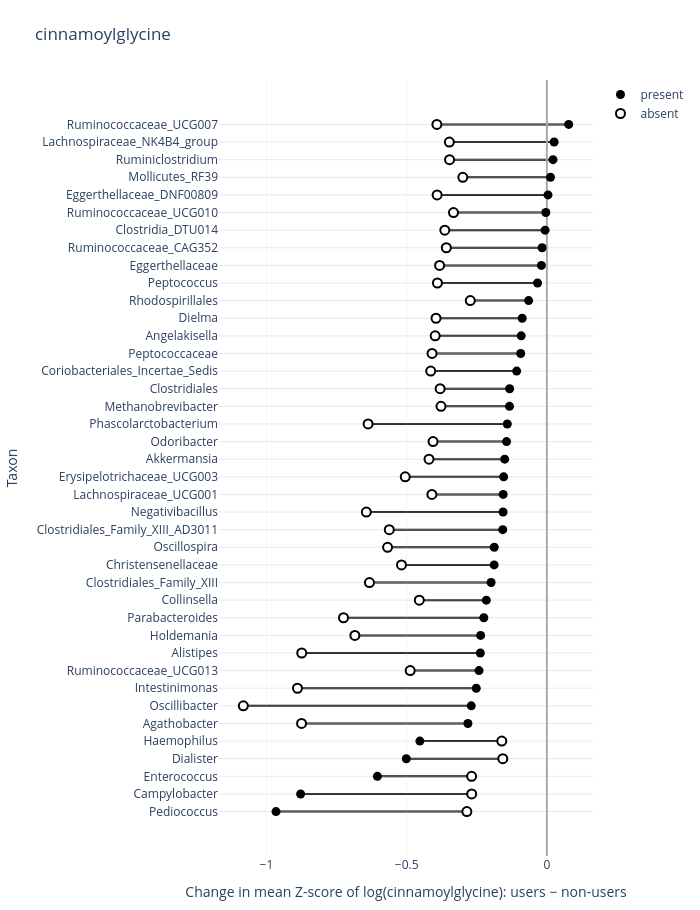
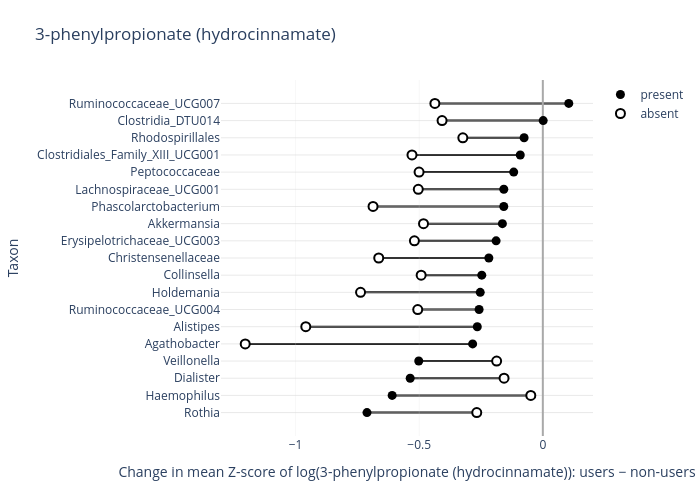
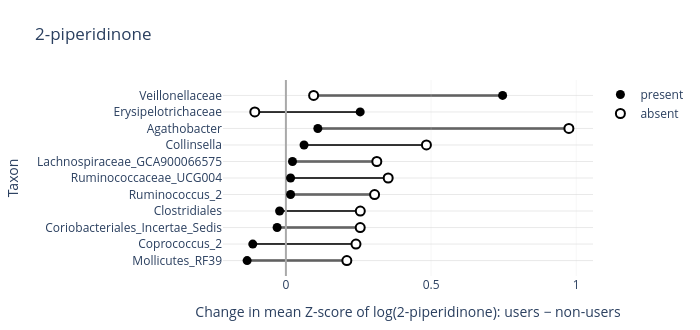
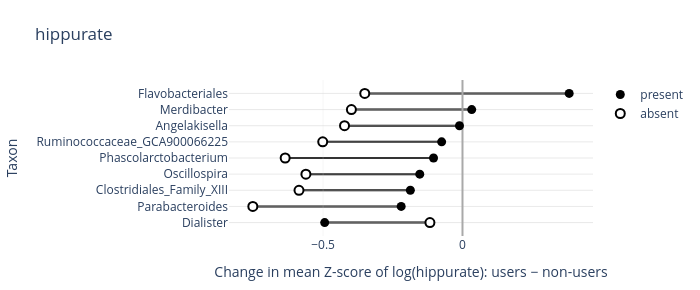

The notebook cell these images were saved under, in order:
### Markdown cell above
### Barbell plots

### Code cell
for microbe in microbes_barbell:
    fig = make_barbell_plot(microbe, metabolites_microbes_pa_df, sig_interactions_pa)

### Figure 1 — Plotly figure (JSON) as saved in the notebook; plotly's stock layout.template omitted (floating-point values rounded to 4 significant figures)
{"data": [{"marker": {"color": "black", "size": 9}, "mode": "markers", "name": "present", "type": "scatter", "x": [-0.966, -0.8782, -0.6044, -0.5013, -0.4529, -0.1334, -0.1328, -0.08812, -0.06503, -0.216, -0.1504, 0.01282, 0.02181, -0.1438, -0.09327, 0.02594, -0.1077, -0.09155, -0.03331, -0.1558, -0.003806, -0.0171, -0.2363, -0.1541, -0.1881, -0.006389, 0.003971, 0.07771, -0.1877, -0.1574, -0.1989, -0.2249, -0.1562, -0.01948, -0.1411, -0.2373, -0.2519, -0.2421, -0.2816, -0.2697], "y": ["Pediococcus", "Campylobacter", "Enterococcus", "Dialister", "Haemophilus", "Methanobrevibacter", "Clostridiales", "Dielma", "Rhodospirillales", "Collinsella", "Akkermansia", "Mollicutes_RF39", "Ruminiclostridium", "Odoribacter", "Peptococcaceae", "Lachnospiraceae_NK4B4_group", "Coriobacteriales_Incertae_Sedis", "Angelakisella", "Peptococcus", "Lachnospiraceae_UCG001", "Ruminococcaceae_UCG010", "Ruminococcaceae_CAG352", "Holdemania", "Erysipelotrichaceae_UCG003", "Christensenellaceae", "Clostridia_DTU014", "Eggerthellaceae_DNF00809", "Ruminococcaceae_UCG007", "Oscillospira", "Clostridiales_Family_XIII_AD3011", "Clostridiales_Family_XIII", "Parabacteroides", "Negativibacillus", "Eggerthellaceae", "Phascolarctobacterium", "Alistipes", "Intestinimonas", "Ruminococcaceae_UCG013", "Agathobacter", "Oscillibacter"]}, {"marker": {"color": "white", "line": {"color": "black", "width": 2}, "size": 9}, "mode": "markers", "name": "absent", "type": "scatter", "x": [-0.2854, -0.2681, -0.2685, -0.1572, -0.1608, -0.3777, -0.3807, -0.3953, -0.2731, -0.4549, -0.4204, -0.2998, -0.3471, -0.406, -0.4095, -0.3478, -0.4143, -0.3984, -0.3903, -0.4101, -0.3331, -0.3586, -0.6847, -0.5051, -0.5185, -0.364, -0.3914, -0.3922, -0.5681, -0.562, -0.6328, -0.7253, -0.6439, -0.3826, -0.6376, -0.8742, -0.8894, -0.4875, -0.8748, -1.083], "y": ["Pediococcus", "Campylobacter", "Enterococcus", "Dialister", "Haemophilus", "Methanobrevibacter", "Clostridiales", "Dielma", "Rhodospirillales", "Collinsella", "Akkermansia", "Mollicutes_RF39", "Ruminiclostridium", "Odoribacter", "Peptococcaceae", "Lachnospiraceae_NK4B4_group", "Coriobacteriales_Incertae_Sedis", "Angelakisella", "Peptococcus", "Lachnospiraceae_UCG001", "Ruminococcaceae_UCG010", "Ruminococcaceae_CAG352", "Holdemania", "Erysipelotrichaceae_UCG003", "Christensenellaceae", "Clostridia_DTU014", "Eggerthellaceae_DNF00809", "Ruminococcaceae_UCG007", "Oscillospira", "Clostridiales_Family_XIII_AD3011", "Clostridiales_Family_XIII", "Parabacteroides", "Negativibacillus", "Eggerthellaceae", "Phascolarctobacterium", "Alistipes", "Intestinimonas", "Ruminococcaceae_UCG013", "Agathobacter", "Oscillibacter"]}], "layout": {"height": 910, "margin": {"b": 40, "l": 80, "r": 40, "t": 80}, "plot_bgcolor": "white", "shapes": [{"layer": "below", "line": {"color": "black", "width": 2}, "type": "line", "x0": -0.966, "x1": -0.2854, "y0": "Pediococcus", "y1": "Pediococcus"}, {"layer": "below", "line": {"color": "black", "width": 2}, "type": "line", "x0": -0.8782, "x1": -0.2681, "y0": "Campylobacter", "y1": "Campylobacter"}, {"layer": "below", "line": {"color": "black", "width": 2}, "type": "line", "x0": -0.6044, "x1": -0.2685, "y0": "Enterococcus", "y1": "Enterococcus"}, {"layer": "below", "line": {"color": "black", "width": 2}, "type": "line", "x0": -0.5013, "x1": -0.1572, "y0": "Dialister", "y1": "Dialister"}, {"layer": "below", "line": {"color": "black", "width": 2}, "type": "line", "x0": -0.4529, "x1": -0.1608, "y0": "Haemophilus", "y1": "Haemophilus"}, {"layer": "below", "line": {"color": "black", "width": 2}, "type": "line", "x0": -0.1334, "x1": -0.3777, "y0": "Methanobrevibacter", "y1": "Methanobrevibacter"}, {"layer": "below", "line": {"color": "black", "width": 2}, "type": "line", "x0": -0.1328, "x1": -0.3807, "y0": "Clostridiales", "y1": "Clostridiales"}, {"layer": "below", "line": {"color": "black", "width": 2}, "type": "line", "x0": -0.08812, "x1": -0.3953, "y0": "Dielma", "y1": "Dielma"}, {"layer": "below", "line": {"color": "black", "width": 2}, "type": "line", "x0": -0.06503, "x1": -0.2731, "y0": "Rhodospirillales", "y1": "Rhodospirillales"}, {"layer": "below", "line": {"color": "black", "width": 2}, "type": "line", "x0": -0.216, "x1": -0.4549, "y0": "Collinsella", "y1": "Collinsella"}, {"layer": "below", "line": {"color": "black", "width": 2}, "type": "line", "x0": -0.1504, "x1": -0.4204, "y0": "Akkermansia", "y1": "Akkermansia"}, {"layer": "below", "line": {"color": "black", "width": 2}, "type": "line", "x0": 0.01282, "x1": -0.2998, "y0": "Mollicutes_RF39", "y1": "Mollicutes_RF39"}, {"layer": "below", "line": {"color": "black", "width": 2}, "type": "line", "x0": 0.02181, "x1": -0.3471, "y0": "Ruminiclostridium", "y1": "Ruminiclostridium"}, {"layer": "below", "line": {"color": "black", "width": 2}, "type": "line", "x0": -0.1438, "x1": -0.406, "y0": "Odoribacter", "y1": "Odoribacter"}, {"layer": "below", "line": {"color": "black", "width": 2}, "type": "line", "x0": -0.09327, "x1": -0.4095, "y0": "Peptococcaceae", "y1": "Peptococcaceae"}, {"layer": "below", "line": {"color": "black", "width": 2}, "type": "line", "x0": 0.02594, "x1": -0.3478, "y0": "Lachnospiraceae_NK4B4_group", "y1": "Lachnospiraceae_NK4B4_group"}, {"layer": "below", "line": {"color": "black", "width": 2}, "type": "line", "x0": -0.1077, "x1": -0.4143, "y0": "Coriobacteriales_Incertae_Sedis", "y1": "Coriobacteriales_Incertae_Sedis"}, {"layer": "below", "line": {"color": "black", "width": 2}, "type": "line", "x0": -0.09155, "x1": -0.3984, "y0": "Angelakisella", "y1": "Angelakisella"}, {"layer": "below", "line": {"color": "black", "width": 2}, "type": "line", "x0": -0.03331, "x1": -0.3903, "y0": "Peptococcus", "y1": "Peptococcus"}, {"layer": "below", "line": {"color": "black", "width": 2}, "type": "line", "x0": -0.1558, "x1": -0.4101, "y0": "Lachnospiraceae_UCG001", "y1": "Lachnospiraceae_UCG001"}, {"layer": "below", "line": {"color": "black", "width": 2}, "type": "line", "x0": -0.003806, "x1": -0.3331, "y0": "Ruminococcaceae_UCG010", "y1": "Ruminococcaceae_UCG010"}, {"layer": "below", "line": {"color": "black", "width": 2}, "type": "line", "x0": -0.0171, "x1": -0.3586, "y0": "Ruminococcaceae_CAG352", "y1": "Ruminococcaceae_CAG352"}, {"layer": "below", "line": {"color": "black", "width": 2}, "type": "line", "x0": -0.2363, "x1": -0.6847, "y0": "Holdemania", "y1": "Holdemania"}, {"layer": "below", "line": {"color": "black", "width": 2}, "type": "line", "x0": -0.1541, "x1": -0.5051, "y0": "Erysipelotrichaceae_UCG003", "y1": "Erysipelotrichaceae_UCG003"}, {"layer": "below", "line": {"color": "black", "width": 2}, "type": "line", "x0": -0.1881, "x1": -0.5185, "y0": "Christensenellaceae", "y1": "Christensenellaceae"}, {"layer": "below", "line": {"color": "black", "width": 2}, "type": "line", "x0": -0.006389, "x1": -0.364, "y0": "Clostridia_DTU014", "y1": "Clostridia_DTU014"}, {"layer": "below", "line": {"color": "black", "width": 2}, "type": "line", "x0": 0.003971, "x1": -0.3914, "y0": "Eggerthellaceae_DNF00809", "y1": "Eggerthellaceae_DNF00809"}, {"layer": "below", "line": {"color": "black", "width": 2}, "type": "line", "x0": 0.07771, "x1": -0.3922, "y0": "Ruminococcaceae_UCG007", "y1": "Ruminococcaceae_UCG007"}, {"layer": "below", "line": {"color": "black", "width": 2}, "type": "line", "x0": -0.1877, "x1": -0.5681, "y0": "Oscillospira", "y1": "Oscillospira"}, {"layer": "below", "line": {"color": "black", "width": 2}, "type": "line", "x0": -0.1574, "x1": -0.562, "y0": "Clostridiales_Family_XIII_AD3011", "y1": "Clostridiales_Family_XIII_AD3011"}, {"layer": "below", "line": {"color": "black", "width": 2}, "type": "line", "x0": -0.1989, "x1": -0.6328, "y0": "Clostridiales_Family_XIII", "y1": "Clostridiales_Family_XIII"}, {"layer": "below", "line": {"color": "black", "width": 2}, "type": "line", "x0": -0.2249, "x1": -0.7253, "y0": "Parabacteroides", "y1": "Parabacteroides"}, {"layer": "below", "line": {"color": "black", "width": 2}, "type": "line", "x0": -0.1562, "x1": -0.6439, "y0": "Negativibacillus", "y1": "Negativibacillus"}, {"layer": "below", "line": {"color": "black", "width": 2}, "type": "line", "x0": -0.01948, "x1": -0.3826, "y0": "Eggerthellaceae", "y1": "Eggerthellaceae"}, {"layer": "below", "line": {"color": "black", "width": 2}, "type": "line", "x0": -0.1411, "x1": -0.6376, "y0": "Phascolarctobacterium", "y1": "Phascolarctobacterium"}, {"layer": "below", "line": {"color": "black", "width": 2}, "type": "line", "x0": -0.2373, "x1": -0.8742, "y0": "Alistipes", "y1": "Alistipes"}, {"layer": "below", "line": {"color": "black", "width": 2}, "type": "line", "x0": -0.2519, "x1": -0.8894, "y0": "Intestinimonas", "y1": "Intestinimonas"}, {"layer": "below", "line": {"color": "black", "width": 2}, "type": "line", "x0": -0.2421, "x1": -0.4875, "y0": "Ruminococcaceae_UCG013", "y1": "Ruminococcaceae_UCG013"}, {"layer": "below", "line": {"color": "black", "width": 2}, "type": "line", "x0": -0.2816, "x1": -0.8748, "y0": "Agathobacter", "y1": "Agathobacter"}, {"layer": "below", "line": {"color": "black", "width": 2}, "type": "line", "x0": -0.2697, "x1": -1.083, "y0": "Oscillibacter", "y1": "Oscillibacter"}], "title": {"text": "cinnamoylglycine"}, "width": 700, "xaxis": {"autorange": true, "gridcolor": "lightgrey", "gridwidth": 0.2, "range": [-1.171, 0.1663], "showgrid": true, "title": {"text": "Change in mean Z-score of log(cinnamoylglycine): users − non-users"}, "type": "linear", "zeroline": true, "zerolinecolor": "darkgrey", "zerolinewidth": 2}, "yaxis": {"autorange": true, "categoryarray": ["Pediococcus", "Campylobacter", "Enterococcus", "Dialister", "Haemophilus", "Agathobacter", "Oscillibacter", "Intestinimonas", "Ruminococcaceae_UCG013", "Alistipes", "Holdemania", "Parabacteroides", "Collinsella", "Clostridiales_Family_XIII", "Christensenellaceae", "Oscillospira", "Clostridiales_Family_XIII_AD3011", "Negativibacillus", "Lachnospiraceae_UCG001", "Erysipelotrichaceae_UCG003", "Akkermansia", "Odoribacter", "Phascolarctobacterium", "Methanobrevibacter", "Clostridiales", "Coriobacteriales_Incertae_Sedis", "Peptococcaceae", "Angelakisella", "Dielma", "Rhodospirillales", "Peptococcus", "Eggerthellaceae", "Ruminococcaceae_CAG352", "Clostridia_DTU014", "Ruminococcaceae_UCG010", "Eggerthellaceae_DNF00809", "Mollicutes_RF39", "Ruminiclostridium", "Lachnospiraceae_NK4B4_group", "Ruminococcaceae_UCG007"], "categoryorder": "array", "gridcolor": "lightgrey", "gridwidth": 0.5, "range": [-2.52, 41.52], "showgrid": true, "title": {"text": "Taxon"}, "type": "category"}}}

### Figure 2 — Plotly figure (JSON) as saved in the notebook; plotly's stock layout.template omitted (floating-point values rounded to 4 significant figures)
{"data": [{"marker": {"color": "black", "size": 9}, "mode": "markers", "name": "present", "type": "scatter", "x": [-0.6094, -0.7112, -0.5365, -0.5019, -0.1636, -0.07572, -0.1178, -0.2578, -0.247, 0.00146, -0.1578, -0.189, -0.2183, -0.2532, 0.1049, -0.09129, -0.158, -0.2651, -0.2839], "y": ["Haemophilus", "Rothia", "Dialister", "Veillonella", "Akkermansia", "Rhodospirillales", "Peptococcaceae", "Ruminococcaceae_UCG004", "Collinsella", "Clostridia_DTU014", "Lachnospiraceae_UCG001", "Erysipelotrichaceae_UCG003", "Christensenellaceae", "Holdemania", "Ruminococcaceae_UCG007", "Clostridiales_Family_XIII_UCG001", "Phascolarctobacterium", "Alistipes", "Agathobacter"]}, {"marker": {"color": "white", "line": {"color": "black", "width": 2}, "size": 9}, "mode": "markers", "name": "absent", "type": "scatter", "x": [-0.04868, -0.2673, -0.1568, -0.1868, -0.4826, -0.3236, -0.5006, -0.506, -0.4922, -0.4076, -0.5038, -0.5195, -0.6638, -0.7373, -0.4367, -0.5293, -0.6868, -0.9588, -1.204], "y": ["Haemophilus", "Rothia", "Dialister", "Veillonella", "Akkermansia", "Rhodospirillales", "Peptococcaceae", "Ruminococcaceae_UCG004", "Collinsella", "Clostridia_DTU014", "Lachnospiraceae_UCG001", "Erysipelotrichaceae_UCG003", "Christensenellaceae", "Holdemania", "Ruminococcaceae_UCG007", "Clostridiales_Family_XIII_UCG001", "Phascolarctobacterium", "Alistipes", "Agathobacter"]}], "layout": {"height": 490, "margin": {"b": 40, "l": 80, "r": 40, "t": 80}, "plot_bgcolor": "white", "shapes": [{"layer": "below", "line": {"color": "black", "width": 2}, "type": "line", "x0": -0.6094, "x1": -0.04868, "y0": "Haemophilus", "y1": "Haemophilus"}, {"layer": "below", "line": {"color": "black", "width": 2}, "type": "line", "x0": -0.7112, "x1": -0.2673, "y0": "Rothia", "y1": "Rothia"}, {"layer": "below", "line": {"color": "black", "width": 2}, "type": "line", "x0": -0.5365, "x1": -0.1568, "y0": "Dialister", "y1": "Dialister"}, {"layer": "below", "line": {"color": "black", "width": 2}, "type": "line", "x0": -0.5019, "x1": -0.1868, "y0": "Veillonella", "y1": "Veillonella"}, {"layer": "below", "line": {"color": "black", "width": 2}, "type": "line", "x0": -0.1636, "x1": -0.4826, "y0": "Akkermansia", "y1": "Akkermansia"}, {"layer": "below", "line": {"color": "black", "width": 2}, "type": "line", "x0": -0.07572, "x1": -0.3236, "y0": "Rhodospirillales", "y1": "Rhodospirillales"}, {"layer": "below", "line": {"color": "black", "width": 2}, "type": "line", "x0": -0.1178, "x1": -0.5006, "y0": "Peptococcaceae", "y1": "Peptococcaceae"}, {"layer": "below", "line": {"color": "black", "width": 2}, "type": "line", "x0": -0.2578, "x1": -0.506, "y0": "Ruminococcaceae_UCG004", "y1": "Ruminococcaceae_UCG004"}, {"layer": "below", "line": {"color": "black", "width": 2}, "type": "line", "x0": -0.247, "x1": -0.4922, "y0": "Collinsella", "y1": "Collinsella"}, {"layer": "below", "line": {"color": "black", "width": 2}, "type": "line", "x0": 0.00146, "x1": -0.4076, "y0": "Clostridia_DTU014", "y1": "Clostridia_DTU014"}, {"layer": "below", "line": {"color": "black", "width": 2}, "type": "line", "x0": -0.1578, "x1": -0.5038, "y0": "Lachnospiraceae_UCG001", "y1": "Lachnospiraceae_UCG001"}, {"layer": "below", "line": {"color": "black", "width": 2}, "type": "line", "x0": -0.189, "x1": -0.5195, "y0": "Erysipelotrichaceae_UCG003", "y1": "Erysipelotrichaceae_UCG003"}, {"layer": "below", "line": {"color": "black", "width": 2}, "type": "line", "x0": -0.2183, "x1": -0.6638, "y0": "Christensenellaceae", "y1": "Christensenellaceae"}, {"layer": "below", "line": {"color": "black", "width": 2}, "type": "line", "x0": -0.2532, "x1": -0.7373, "y0": "Holdemania", "y1": "Holdemania"}, {"layer": "below", "line": {"color": "black", "width": 2}, "type": "line", "x0": 0.1049, "x1": -0.4367, "y0": "Ruminococcaceae_UCG007", "y1": "Ruminococcaceae_UCG007"}, {"layer": "below", "line": {"color": "black", "width": 2}, "type": "line", "x0": -0.09129, "x1": -0.5293, "y0": "Clostridiales_Family_XIII_UCG001", "y1": "Clostridiales_Family_XIII_UCG001"}, {"layer": "below", "line": {"color": "black", "width": 2}, "type": "line", "x0": -0.158, "x1": -0.6868, "y0": "Phascolarctobacterium", "y1": "Phascolarctobacterium"}, {"layer": "below", "line": {"color": "black", "width": 2}, "type": "line", "x0": -0.2651, "x1": -0.9588, "y0": "Alistipes", "y1": "Alistipes"}, {"layer": "below", "line": {"color": "black", "width": 2}, "type": "line", "x0": -0.2839, "x1": -1.204, "y0": "Agathobacter", "y1": "Agathobacter"}], "title": {"text": "3-phenylpropionate (hydrocinnamate)"}, "width": 700, "xaxis": {"autorange": true, "gridcolor": "lightgrey", "gridwidth": 0.2, "range": [-1.304, 0.205], "showgrid": true, "title": {"text": "Change in mean Z-score of log(3-phenylpropionate (hydrocinnamate)): users − non-users"}, "type": "linear", "zeroline": true, "zerolinecolor": "darkgrey", "zerolinewidth": 2}, "yaxis": {"autorange": true, "categoryarray": ["Rothia", "Haemophilus", "Dialister", "Veillonella", "Agathobacter", "Alistipes", "Ruminococcaceae_UCG004", "Holdemania", "Collinsella", "Christensenellaceae", "Erysipelotrichaceae_UCG003", "Akkermansia", "Phascolarctobacterium", "Lachnospiraceae_UCG001", "Peptococcaceae", "Clostridiales_Family_XIII_UCG001", "Rhodospirillales", "Clostridia_DTU014", "Ruminococcaceae_UCG007"], "categoryorder": "array", "gridcolor": "lightgrey", "gridwidth": 0.5, "range": [-1.362, 19.36], "showgrid": true, "title": {"text": "Taxon"}, "type": "category"}}}

### Figure 3 — Plotly figure (JSON) as saved in the notebook; plotly's stock layout.template omitted (floating-point values rounded to 4 significant figures)
{"data": [{"marker": {"color": "black", "size": 9}, "mode": "markers", "name": "present", "type": "scatter", "x": [0.11, 0.02273, 0.06247, -0.1335, -0.03028, -0.1141, 0.01612, 0.01611, -0.0217, 0.2558, 0.7464], "y": ["Agathobacter", "Lachnospiraceae_GCA900066575", "Collinsella", "Mollicutes_RF39", "Coriobacteriales_Incertae_Sedis", "Coprococcus_2", "Ruminococcaceae_UCG004", "Ruminococcus_2", "Clostridiales", "Erysipelotrichaceae", "Veillonellaceae"]}, {"marker": {"color": "white", "line": {"color": "black", "width": 2}, "size": 9}, "mode": "markers", "name": "absent", "type": "scatter", "x": [0.9745, 0.3131, 0.4839, 0.2099, 0.2559, 0.2413, 0.3523, 0.3054, 0.2562, -0.1071, 0.09551], "y": ["Agathobacter", "Lachnospiraceae_GCA900066575", "Collinsella", "Mollicutes_RF39", "Coriobacteriales_Incertae_Sedis", "Coprococcus_2", "Ruminococcaceae_UCG004", "Ruminococcus_2", "Clostridiales", "Erysipelotrichaceae", "Veillonellaceae"]}], "layout": {"height": 330, "margin": {"b": 40, "l": 80, "r": 40, "t": 80}, "plot_bgcolor": "white", "shapes": [{"layer": "below", "line": {"color": "black", "width": 2}, "type": "line", "x0": 0.11, "x1": 0.9745, "y0": "Agathobacter", "y1": "Agathobacter"}, {"layer": "below", "line": {"color": "black", "width": 2}, "type": "line", "x0": 0.02273, "x1": 0.3131, "y0": "Lachnospiraceae_GCA900066575", "y1": "Lachnospiraceae_GCA900066575"}, {"layer": "below", "line": {"color": "black", "width": 2}, "type": "line", "x0": 0.06247, "x1": 0.4839, "y0": "Collinsella", "y1": "Collinsella"}, {"layer": "below", "line": {"color": "black", "width": 2}, "type": "line", "x0": -0.1335, "x1": 0.2099, "y0": "Mollicutes_RF39", "y1": "Mollicutes_RF39"}, {"layer": "below", "line": {"color": "black", "width": 2}, "type": "line", "x0": -0.03028, "x1": 0.2559, "y0": "Coriobacteriales_Incertae_Sedis", "y1": "Coriobacteriales_Incertae_Sedis"}, {"layer": "below", "line": {"color": "black", "width": 2}, "type": "line", "x0": -0.1141, "x1": 0.2413, "y0": "Coprococcus_2", "y1": "Coprococcus_2"}, {"layer": "below", "line": {"color": "black", "width": 2}, "type": "line", "x0": 0.01612, "x1": 0.3523, "y0": "Ruminococcaceae_UCG004", "y1": "Ruminococcaceae_UCG004"}, {"layer": "below", "line": {"color": "black", "width": 2}, "type": "line", "x0": 0.01611, "x1": 0.3054, "y0": "Ruminococcus_2", "y1": "Ruminococcus_2"}, {"layer": "below", "line": {"color": "black", "width": 2}, "type": "line", "x0": -0.0217, "x1": 0.2562, "y0": "Clostridiales", "y1": "Clostridiales"}, {"layer": "below", "line": {"color": "black", "width": 2}, "type": "line", "x0": 0.2558, "x1": -0.1071, "y0": "Erysipelotrichaceae", "y1": "Erysipelotrichaceae"}, {"layer": "below", "line": {"color": "black", "width": 2}, "type": "line", "x0": 0.7464, "x1": 0.09551, "y0": "Veillonellaceae", "y1": "Veillonellaceae"}], "title": {"text": "2-piperidinone"}, "width": 700, "xaxis": {"autorange": true, "gridcolor": "lightgrey", "gridwidth": 0.2, "range": [-0.2178, 1.059], "showgrid": true, "title": {"text": "Change in mean Z-score of log(2-piperidinone): users − non-users"}, "type": "linear", "zeroline": true, "zerolinecolor": "darkgrey", "zerolinewidth": 2}, "yaxis": {"autorange": true, "categoryarray": ["Mollicutes_RF39", "Coprococcus_2", "Coriobacteriales_Incertae_Sedis", "Clostridiales", "Ruminococcus_2", "Ruminococcaceae_UCG004", "Lachnospiraceae_GCA900066575", "Collinsella", "Agathobacter", "Erysipelotrichaceae", "Veillonellaceae"], "categoryorder": "array", "gridcolor": "lightgrey", "gridwidth": 0.5, "range": [-0.9319, 10.93], "showgrid": true, "title": {"text": "Taxon"}, "type": "category"}}}

### Figure 4 — Plotly figure (JSON) as saved in the notebook; plotly's stock layout.template omitted (floating-point values rounded to 4 significant figures)
{"data": [{"marker": {"color": "black", "size": 9}, "mode": "markers", "name": "present", "type": "scatter", "x": [-0.4942, -0.187, 0.03306, -0.07477, -0.01083, -0.1533, -0.1039, -0.2199, 0.3826], "y": ["Dialister", "Clostridiales_Family_XIII", "Merdibacter", "Ruminococcaceae_GCA900066225", "Angelakisella", "Oscillospira", "Phascolarctobacterium", "Parabacteroides", "Flavobacteriales"]}, {"marker": {"color": "white", "line": {"color": "black", "width": 2}, "size": 9}, "mode": "markers", "name": "absent", "type": "scatter", "x": [-0.1168, -0.5864, -0.3985, -0.5013, -0.4231, -0.5616, -0.636, -0.752, -0.3505], "y": ["Dialister", "Clostridiales_Family_XIII", "Merdibacter", "Ruminococcaceae_GCA900066225", "Angelakisella", "Oscillospira", "Phascolarctobacterium", "Parabacteroides", "Flavobacteriales"]}], "layout": {"height": 290, "margin": {"b": 40, "l": 80, "r": 40, "t": 80}, "plot_bgcolor": "white", "shapes": [{"layer": "below", "line": {"color": "black", "width": 2}, "type": "line", "x0": -0.4942, "x1": -0.1168, "y0": "Dialister", "y1": "Dialister"}, {"layer": "below", "line": {"color": "black", "width": 2}, "type": "line", "x0": -0.187, "x1": -0.5864, "y0": "Clostridiales_Family_XIII", "y1": "Clostridiales_Family_XIII"}, {"layer": "below", "line": {"color": "black", "width": 2}, "type": "line", "x0": 0.03306, "x1": -0.3985, "y0": "Merdibacter", "y1": "Merdibacter"}, {"layer": "below", "line": {"color": "black", "width": 2}, "type": "line", "x0": -0.07477, "x1": -0.5013, "y0": "Ruminococcaceae_GCA900066225", "y1": "Ruminococcaceae_GCA900066225"}, {"layer": "below", "line": {"color": "black", "width": 2}, "type": "line", "x0": -0.01083, "x1": -0.4231, "y0": "Angelakisella", "y1": "Angelakisella"}, {"layer": "below", "line": {"color": "black", "width": 2}, "type": "line", "x0": -0.1533, "x1": -0.5616, "y0": "Oscillospira", "y1": "Oscillospira"}, {"layer": "below", "line": {"color": "black", "width": 2}, "type": "line", "x0": -0.1039, "x1": -0.636, "y0": "Phascolarctobacterium", "y1": "Phascolarctobacterium"}, {"layer": "below", "line": {"color": "black", "width": 2}, "type": "line", "x0": -0.2199, "x1": -0.752, "y0": "Parabacteroides", "y1": "Parabacteroides"}, {"layer": "below", "line": {"color": "black", "width": 2}, "type": "line", "x0": 0.3826, "x1": -0.3505, "y0": "Flavobacteriales", "y1": "Flavobacteriales"}], "title": {"text": "hippurate"}, "width": 700, "xaxis": {"autorange": true, "gridcolor": "lightgrey", "gridwidth": 0.2, "range": [-0.8389, 0.4695], "showgrid": true, "title": {"text": "Change in mean Z-score of log(hippurate): users − non-users"}, "type": "linear", "zeroline": true, "zerolinecolor": "darkgrey", "zerolinewidth": 2}, "yaxis": {"autorange": true, "categoryarray": ["Dialister", "Parabacteroides", "Clostridiales_Family_XIII", "Oscillospira", "Phascolarctobacterium", "Ruminococcaceae_GCA900066225", "Angelakisella", "Merdibacter", "Flavobacteriales"], "categoryorder": "array", "gridcolor": "lightgrey", "gridwidth": 0.5, "range": [-0.8289, 8.829], "showgrid": true, "title": {"text": "Taxon"}, "type": "category"}}}
